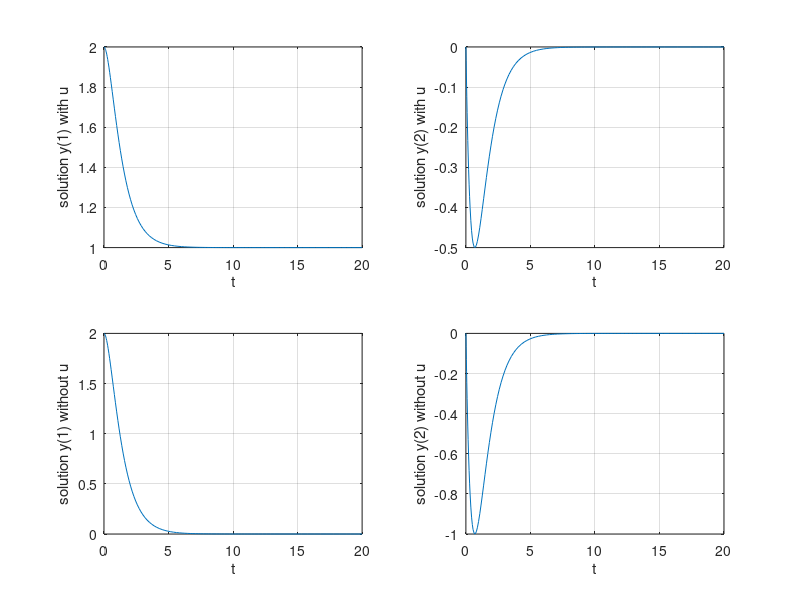

MATLAB code to generate this figure:
A = [0 1; -2 -3];

tspan = [0, 20];
y0 = [2; 0];

% Differencial equation when U(t) equals zero
ode1 = @(t,y) A*[y(1); y(2)] + [0; 2]*1;
[t,y] = ode45(ode1, tspan, y0);

% Plot of the solution
subplot(2,2,1); plot(t,y(:,1)); grid on;
xlabel('t')
ylabel('solution y(1) with u')

subplot(2,2,2); plot(t,y(:,2)); grid on;
xlabel('t')
ylabel('solution y(2) with u')

% Differencial equation when U(t) does not equal zero
ode2 = @(t,y) A*[y(1); y(2)];
[t,y] = ode45(ode2, tspan, y0);

% Plot of the solution
subplot(2,2,3); plot(t,y(:,1)); grid on;
xlabel('t')
ylabel('solution y(1) without u')

subplot(2,2,4); plot(t,y(:,2)); grid on;
xlabel('t')
ylabel('solution y(2) without u')